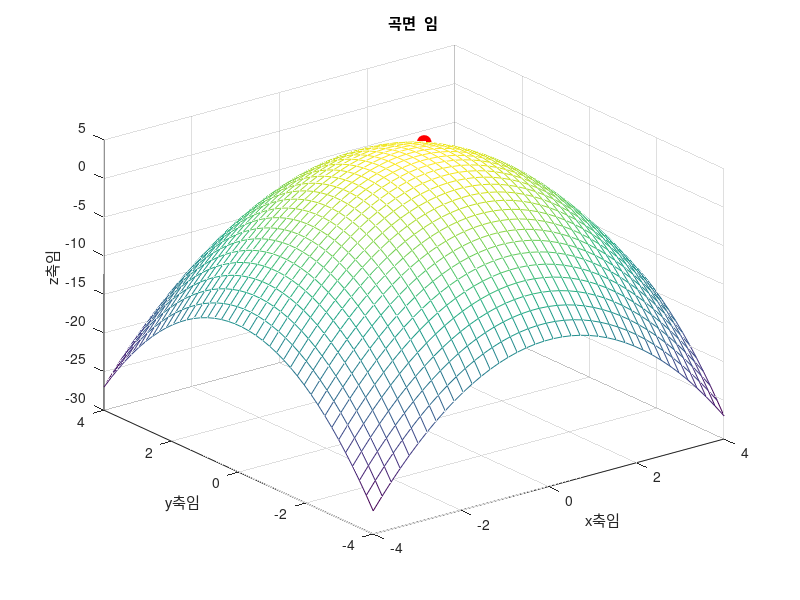

Source code (MATLAB):
clear; close all; clc;

len_x=40;
len_y=40;

x=linspace(-4,4,len_x);
y=linspace(-4,4,len_y);
Gr=zeros(len_x,len_y); %x,y 크기만큼 0 행렬 생성 (100x100)

for x_index=1:len_x   %1~100
    for y_index=1:len_y   %1~100
        Gr(x_index,y_index)=-x(x_index)^2-y(y_index)^2+5;  %(x^2+y^2)형태의 그래프 
        % x의 x_index 번째 원소 가져와 제곱 
    end
end


mesh(x,y,Gr)
hold on;  % 기존 그래프 유지

% (0,0,0) 점 추가 (빨간색 원)   %plot3은 단지 plot에 축하나가 추가된 3차원 공간에서의 선 그래프 
plot3(1, 1, 3, 'ro', 'MarkerSize', 10, 'MarkerFaceColor', 'r'); 
%'ro' → 빨간색 원
%'MarkerSize', 10 → 점 크기를 10
%'MarkerFaceColor', 'r' → 점 내부를 빨간색으로 채움

xlabel('x축임');
ylabel('y축임');
zlabel('z축임');
title('곡면  임');


hold off;  % 그래프 수정 완료
